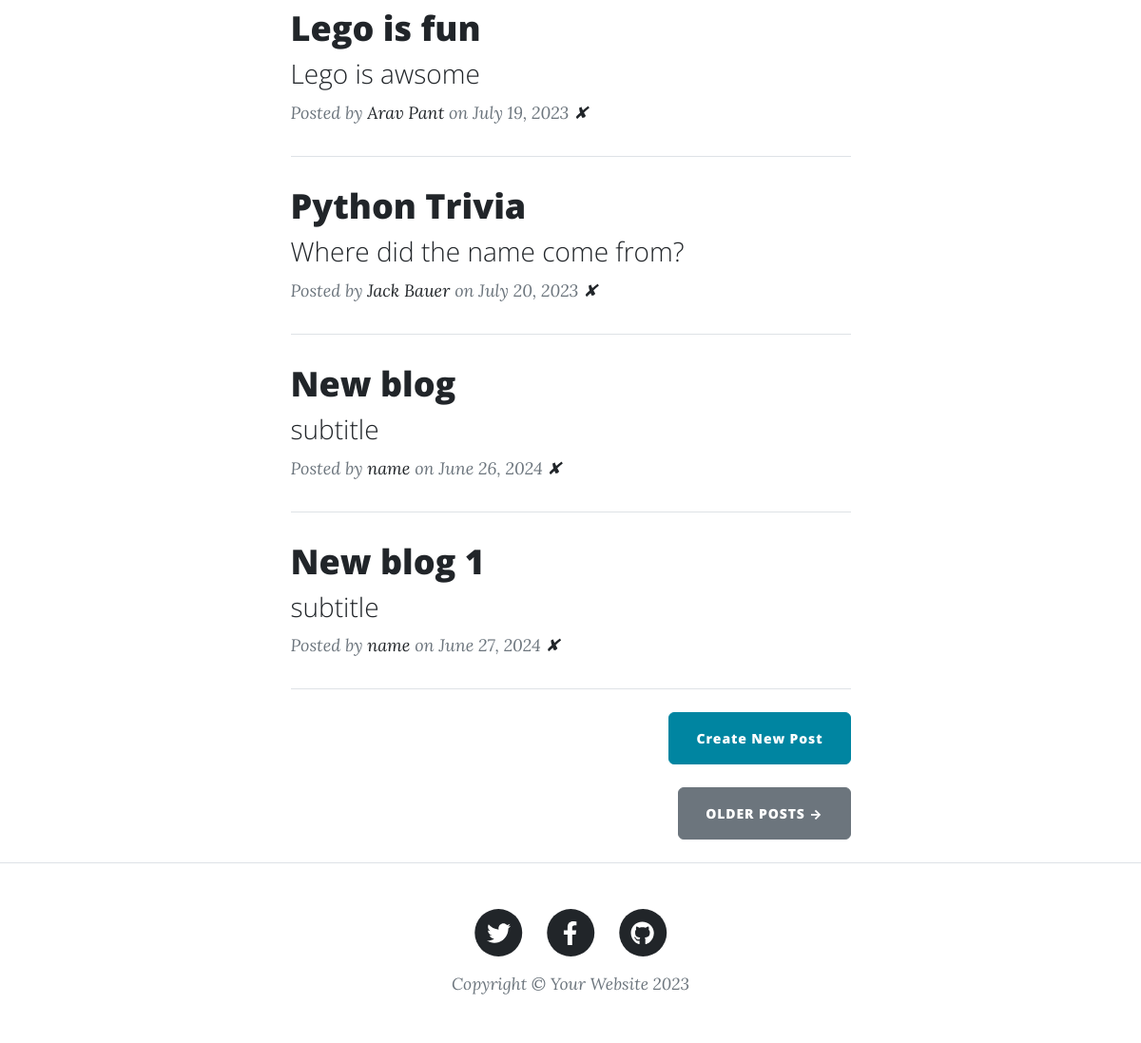
The app's page / (lower part), older data.
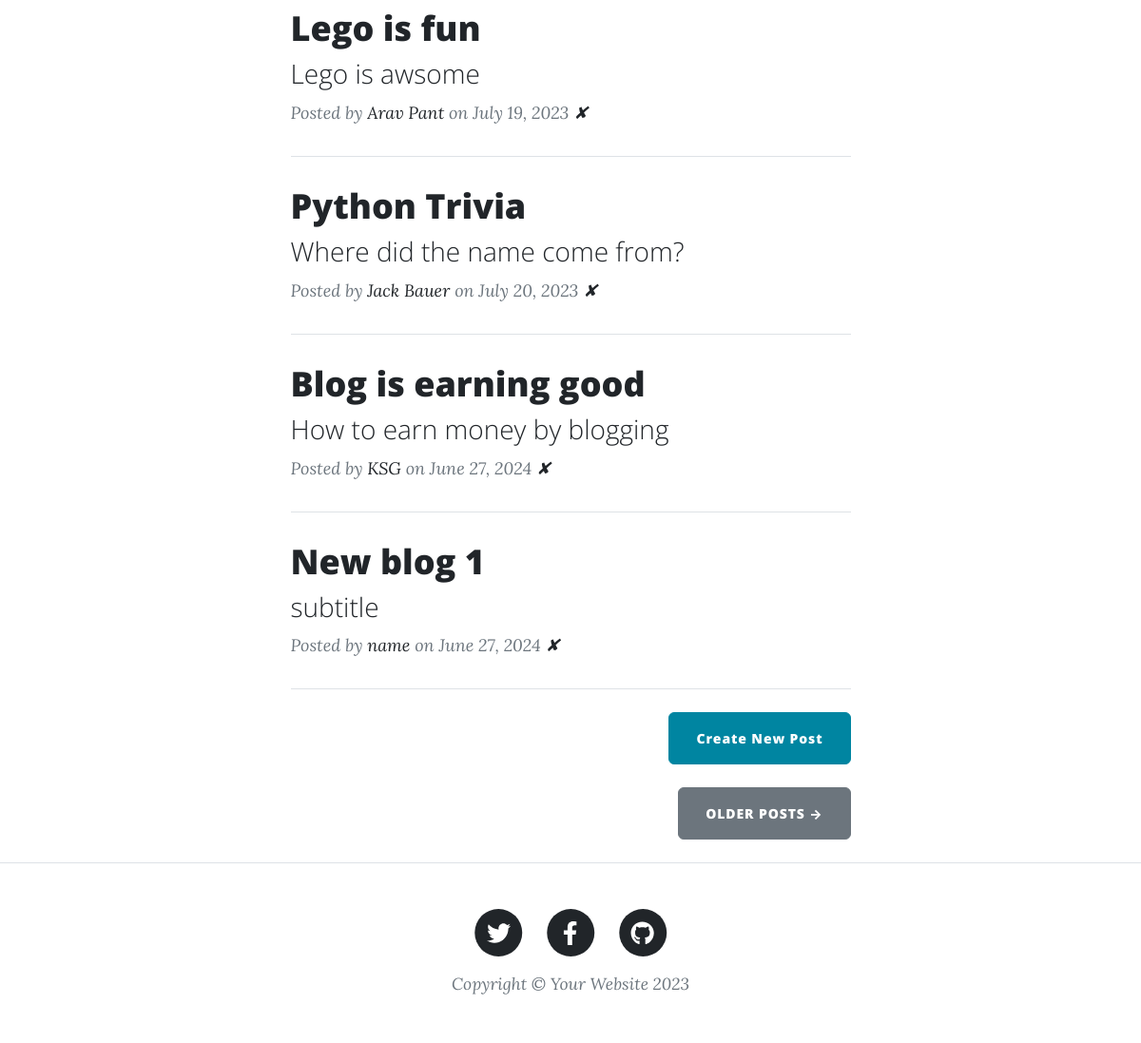
The same page, newer data.
### main.py (models this page shows)
class BlogPost(db.Model):
    id: Mapped[int] = mapped_column(Integer, primary_key=True)
    title: Mapped[str] = mapped_column(
        String(250), unique=True, nullable=False)
    subtitle: Mapped[str] = mapped_column(String(250), nullable=False)
    date: Mapped[str] = mapped_column(String(250), nullable=False)
    body: Mapped[str] = mapped_column(Text, nullable=False)
    author: Mapped[str] = mapped_column(String(250), nullable=False)
    img_url: Mapped[str] = mapped_column(String(250), nullable=False)

### main.py (the view)
@app.route('/')
def get_all_posts():
    all_posts = db.session.execute(db.select(BlogPost)).scalars().all()
    posts = []
    for post in all_posts:
        posts.append(post)
    return render_template("index.html", all_posts=posts)

### templates/index.html (shortened to what this page needs)
{% include "header.html" %}
<div class="container px-4 px-lg-5">
  <div class="row gx-4 gx-lg-5 justify-content-center">
    <div class="col-md-10 col-lg-8 col-xl-7">
      {% for post in all_posts %}
      <div class="post-preview">
        <a href="{{ url_for('show_post', post_id=post.id) }}">
          <h2 class="post-title">{{ post.title }}</h2>
          <h3 class="post-subtitle">{{ post.subtitle }}</h3>
        </a>
        <p class="post-meta">
          Posted by
          <a href="#">{{post.author}}</a>
          on {{post.date}}
          <a href="{{url_for('delete_post', post_id=post.id)}}">✘</a>
        </p>
      </div>
      <hr class="my-4" />
      {% endfor %}
      <div class="d-flex justify-content-end mb-4">
        <a
          class="btn btn-primary float-right"
          href="{{url_for('add_new_post')}}"
          >Create New Post</a
        >
      </div>
      <div class="d-flex justify-content-end mb-4">
        <a class="btn btn-secondary text-uppercase" href="#!">Older Posts →</a>
      </div>
    </div>
  </div>
</div>
{% include "footer.html" %}

Row changes from the older to the newer data that the page shows:
changed BlogPost: title "New blog" → "Blog is earning good"; subtitle "subtitle" → "How to earn money by blogging"; author "name" → "KSG"; date "June 26, 2024" → "June 27, 2024"
